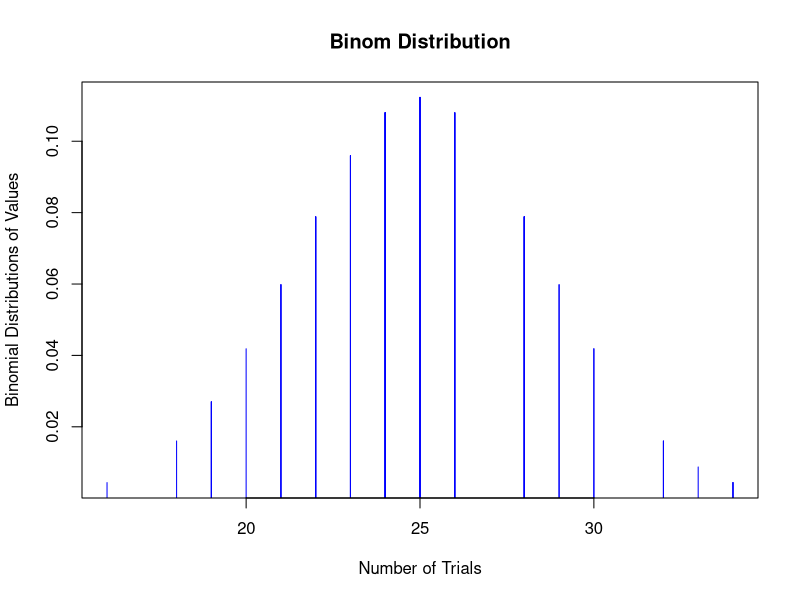
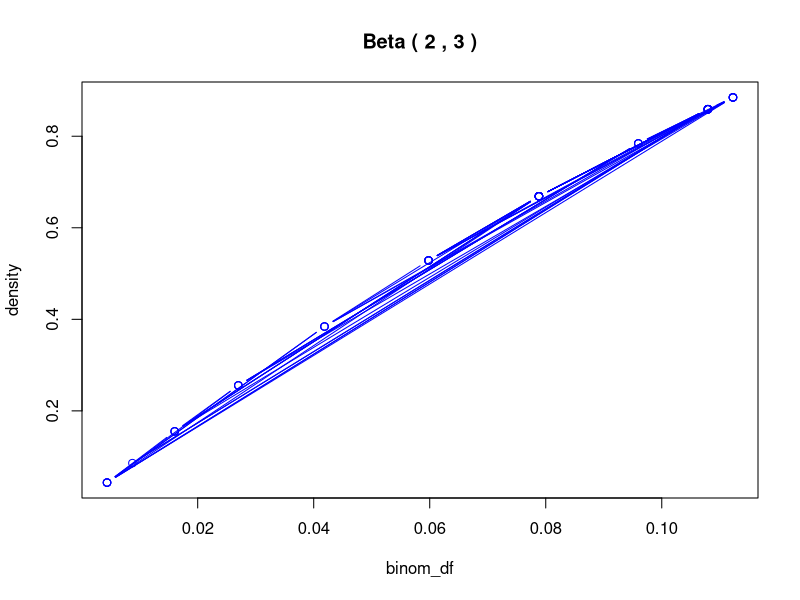
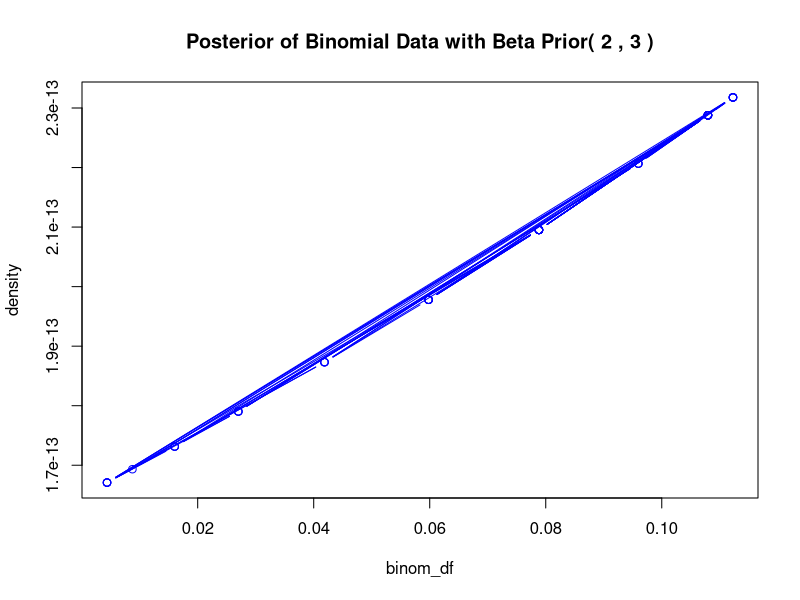

Reproduce these figures in R, in order.
##' *create binomial distribution from data*
numbers <- rbinom(50, 50, 0.5)
numbers

##' *define binomial distribution function*
binomial_dist <- function(n,p,x) {
  temp_C <- (factorial(n) / (factorial(x) * factorial(n-x)))*(p^x)*((1-p)^(n-x))
  return(temp_C)
}

##' * find binomial densities*
binom_df<-NULL
for (i in 1:50){
  binom_df[i] <- binomial_dist(50,0.5,numbers[i])
}

##' *make it dataframe and plot binomial distribution*
full_df <- data.frame(numbers,binom_df)
plot(numbers,binom_df,type="h",main="Binom Distribution",ylab="Binomial Distributions of Values", xlab = "Number of Trials",col="blue")



##' *define beta function*
beta<-function(x,a,b){
  betaf<-(factorial(a+b)/(factorial(a)*factorial(b)))*(x^(a-1))*((1-x)^(b-1))
  return(betaf)
}

##' *plot beta distribution*
dist<- beta(binom_df,2,3)
plot(binom_df,dist,type="b",col="blue",main = paste("Beta (",2,",",3,")"),ylab="density")



##' *define beta prior function to binomial distribution get posterior densities*
beta_binom_prior <- function(x,a,b,n,p){
  betap<-(factorial(a+b+n)/(factorial(x+a)*factorial(n-x+b)))*(p^(x+a-1))*((1-p)^(n-x+b-1))
  return(betap)
}


##' *check out posterior distibution with beta prior for binomial data*
##' *that is conjugate family of priors*
x_post <- beta_binom_prior(binom_df,2,3,50,0.5)
plot(binom_df,x_post,type="b",col="blue",ylab="density",main = paste("Posterior of Binomial Data with Beta Prior(",2,",",3,")"))

##' *if we give beta prior for binomial data we get beta posterior, this is conjugate distribution.*



